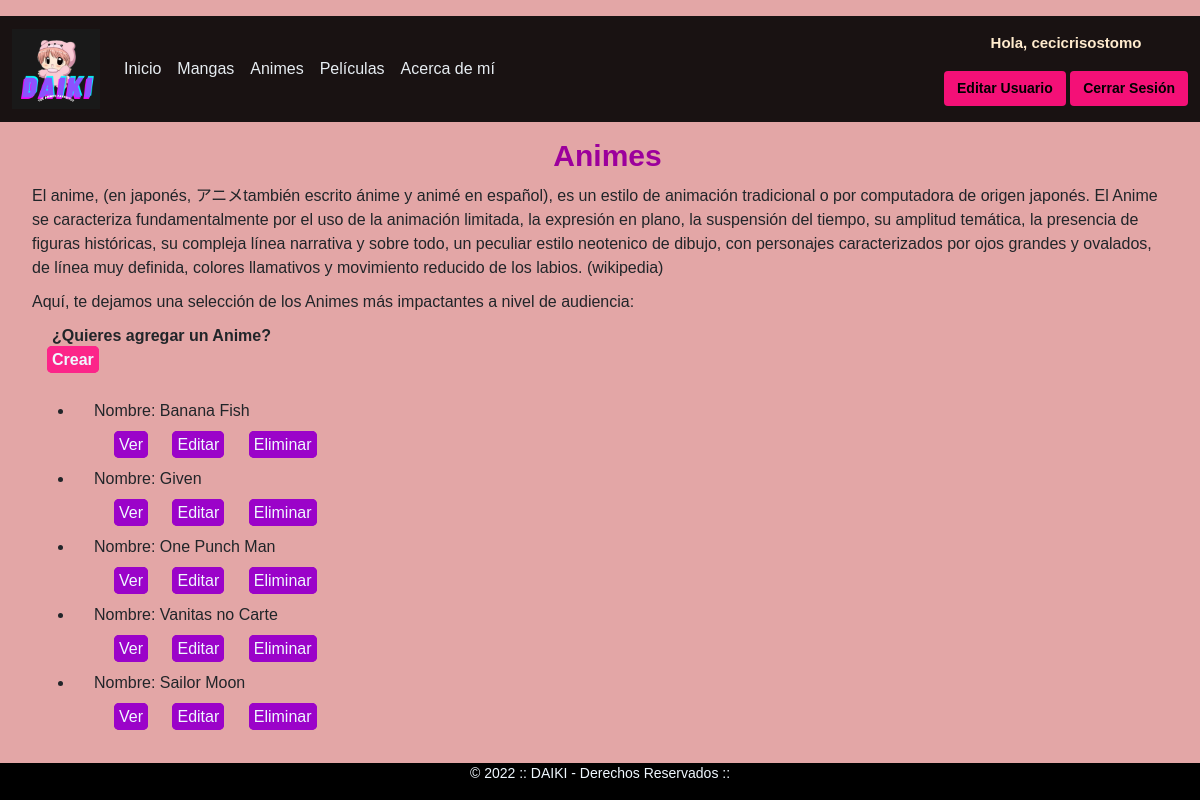
/app_Daiki/anime/baseAnimes (signed in), run on the app's committed database.
### app_Daiki/models.py (models this page shows, shortened)
class Anime(models.Model):
    nombre = models.CharField(max_length=40)
    estado_emision = models.CharField(max_length=20)
    estudio = models.CharField(max_length=30)
    temporadas = models.IntegerField()
    class Meta:
        verbose_name = "Anime"
        verbose_name_plural = "Animes"

### app_Daiki/views.py (the view)
# urls.py: path('anime/baseAnimes', views.AnimeList.as_view(), name="BaseAnimes"),
class AnimeList(ListView):
    model = Anime
    template_name = "app_Daiki/baseAnimes.html"

### app_Daiki/templates/app_Daiki/baseanimes.html
{% extends "app_Daiki/padre.html" %}
{% load static %}
{% block contenidoConCambios %}
<h1>Animes</h1>
<section>
    <p>El anime, (en japonés, アニメtambién escrito ánime y animé en español), es
        un estilo de animación tradicional o por computadora de origen japonés.
        El Anime se caracteriza fundamentalmente por el uso de la animación limitada, la expresión en plano, la
        suspensión del tiempo, su amplitud temática, la presencia de figuras históricas, su compleja línea narrativa y
        sobre todo, un peculiar estilo neotenico de dibujo, con personajes caracterizados por ojos grandes y ovalados,
        de línea muy definida, colores llamativos y movimiento reducido de los labios. (wikipedia)</p>
    <p>Aquí, te dejamos una selección de los Animes más impactantes a nivel de audiencia:</p>
    <div class="crear">
        <p>¿Quieres agregar un Anime?</p>
        <a class="bt-form-base" href="{% url 'NewAnimes' %}">Crear</a>
    </div>
    <div class="container">
        <ul>
            {% for anime in object_list %}
            <li>
                <p>Nombre: {{anime.nombre}}</p>
                <p>
                    <a class="bt-form-url" href="{% url 'DetalleAnimes' anime.id %}">Ver</a>
                    <a class="bt-form-url" href="{% url 'EditAnimes' anime.id %}">Editar</a>
                    <a class="bt-form-url" href="{% url 'DeleteAnimes' anime.id %}">Eliminar</a>
                </p>
            </li>
            {% endfor %}
        </ul>
    </div>
</section>
{% endblock %}

### app_Daiki/templates/app_Daiki/padre.html (shortened to what this page needs)
<!DOCTYPE html>
<html lang="es">
<head>
    {% load static %}
    <link href="https://cdn.jsdelivr.net/npm/bootstrap@5.1.3/dist/css/bootstrap.min.css" rel="stylesheet"
>
    <link href="{% static '/app_Daiki/css/style.css' %}" rel="stylesheet" />
</head>
<body>
    <header class="flex-wrap py-3">
        <nav class="navbar navbar-expand-lg bg-menu">
            <div class="container-fluid">
                <a class="navbar-brand" href="{% url 'Inicio' %}"><img
                        src="{% static 'app_Daiki/assets/daiki_logo.png' %}" alt="logo-daiki" width="88"
                        height="80"></a>
                <div class="collapse navbar-collapse" id="navbarSupportedContent">
                    <ul class="navbar-nav me-auto mb-2 mb-lg-0">
                        <li class="nav-item">
                            <a class="nav-link active" aria-current="page" href="{% url 'Inicio' %}">Inicio</a>
                        </li>
                        <li class="nav-item">
                            <a class="nav-link" href="{% url 'BaseMangas' %}">Mangas</a>
                        </li>
                        <li class="nav-item">
                            <a class="nav-link" href="{% url 'BaseAnimes' %}">Animes</a>
                        </li>
                        <li class="nav-item">
                            <a class="nav-link" href="{% url 'BasePeliculas' %}">Películas</a>
                        </li>
                        <li class="nav-item">
                            <a class="nav-link" href="{% url 'AcercaDeMi' %}">Acerca de mí</a>
                        </li>
                    </ul>
                    <div class="text-center">
                            <div class="col-sm-12">
                                {% if user.is_authenticated %}
                                <p id="bienvenida">Hola, {{user.username}}</p>
                                <a class="btn btn-nav" href="{% url 'EditarUsuario' %}">Editar Usuario</a>
                                {% endif %}
                                {% if user.is_authenticated %}
                                <a class="btn btn-nav" href="{% url 'Logout' %}">Cerrar Sesión</a>
                                {% endif %}
                            </div>
                    </div>
                </div>
            </div>
        </nav>
    </header>
    <div class="container-fluid">
        {% block contenidoConCambios %}
        {% endblock %}
    </div>
    <div class="container-footer">
        <footer class="footer">
            <p class="text-center">&copy; 2022 :: DAIKI - Derechos Reservados ::</p>
        </footer>
    </div>
</body>
</html>

### app_Daiki/static/app_Daiki/css/style.css (style rules this page uses)
* { margin: 0; padding: 0; box-sizing: border-box; }
body { font-family: 'Montserrat', sans-serif; background-color: rgb(227, 166, 166); display: flex; flex-direction: column; min-height: 100vh; }
.navbar { background-color: rgba(0, 0, 0, 0.892); }
.nav-link { color: rgb(231, 237, 242); }
.btn-nav { background-color: rgb(244, 16, 119); color: black; font-weight: bold; font-size: 14px; }
#bienvenida { color: blanchedalmond; font-size: 15px; font-weight: bold; }
.container { margin-bottom: auto; }
h1 { color: rgb(156, 0, 156); text-align: center; margin-left: 15px; font-size: 30px; font-weight: bold; }
.bt-form-base { background-color: rgb(252, 37, 137); color: aliceblue; border: rgb(252, 37, 137) solid 5px; border-radius: 5px; margin-left: 15px; text-decoration: none; }
.bt-form-url { background-color: rgb(155, 3, 201); color: aliceblue; border: rgb(155, 3, 201) solid 5px; border-radius: 5px; margin-top: 20px; margin-left: 20px; text-decoration: none; }
.crear { margin-left: 20px; margin-top: 10px; margin-bottom: 15px; height: 60px; font-weight: bold; }
section p { margin: 0 20px; margin-top: 10px; font-size: 16px; }
.container-footer { height: 40px; width: 100%; margin-top: 10px; }
.footer { background-color: rgb(0, 0, 0); position: fixed; left: 0px; bottom: 0px; width: 100%; height: auto; }
.footer p { text-align: center; color: aliceblue; font-size: 14px; }

### data on the page
Anime: nombre "Banana Fish"
Anime: nombre "Given"
Anime: nombre "One Punch Man"
Anime: nombre "Vanitas no Carte"
Anime: nombre "Sailor Moon"

### other printed values
{{ user.username }} "cecicrisostomo"
